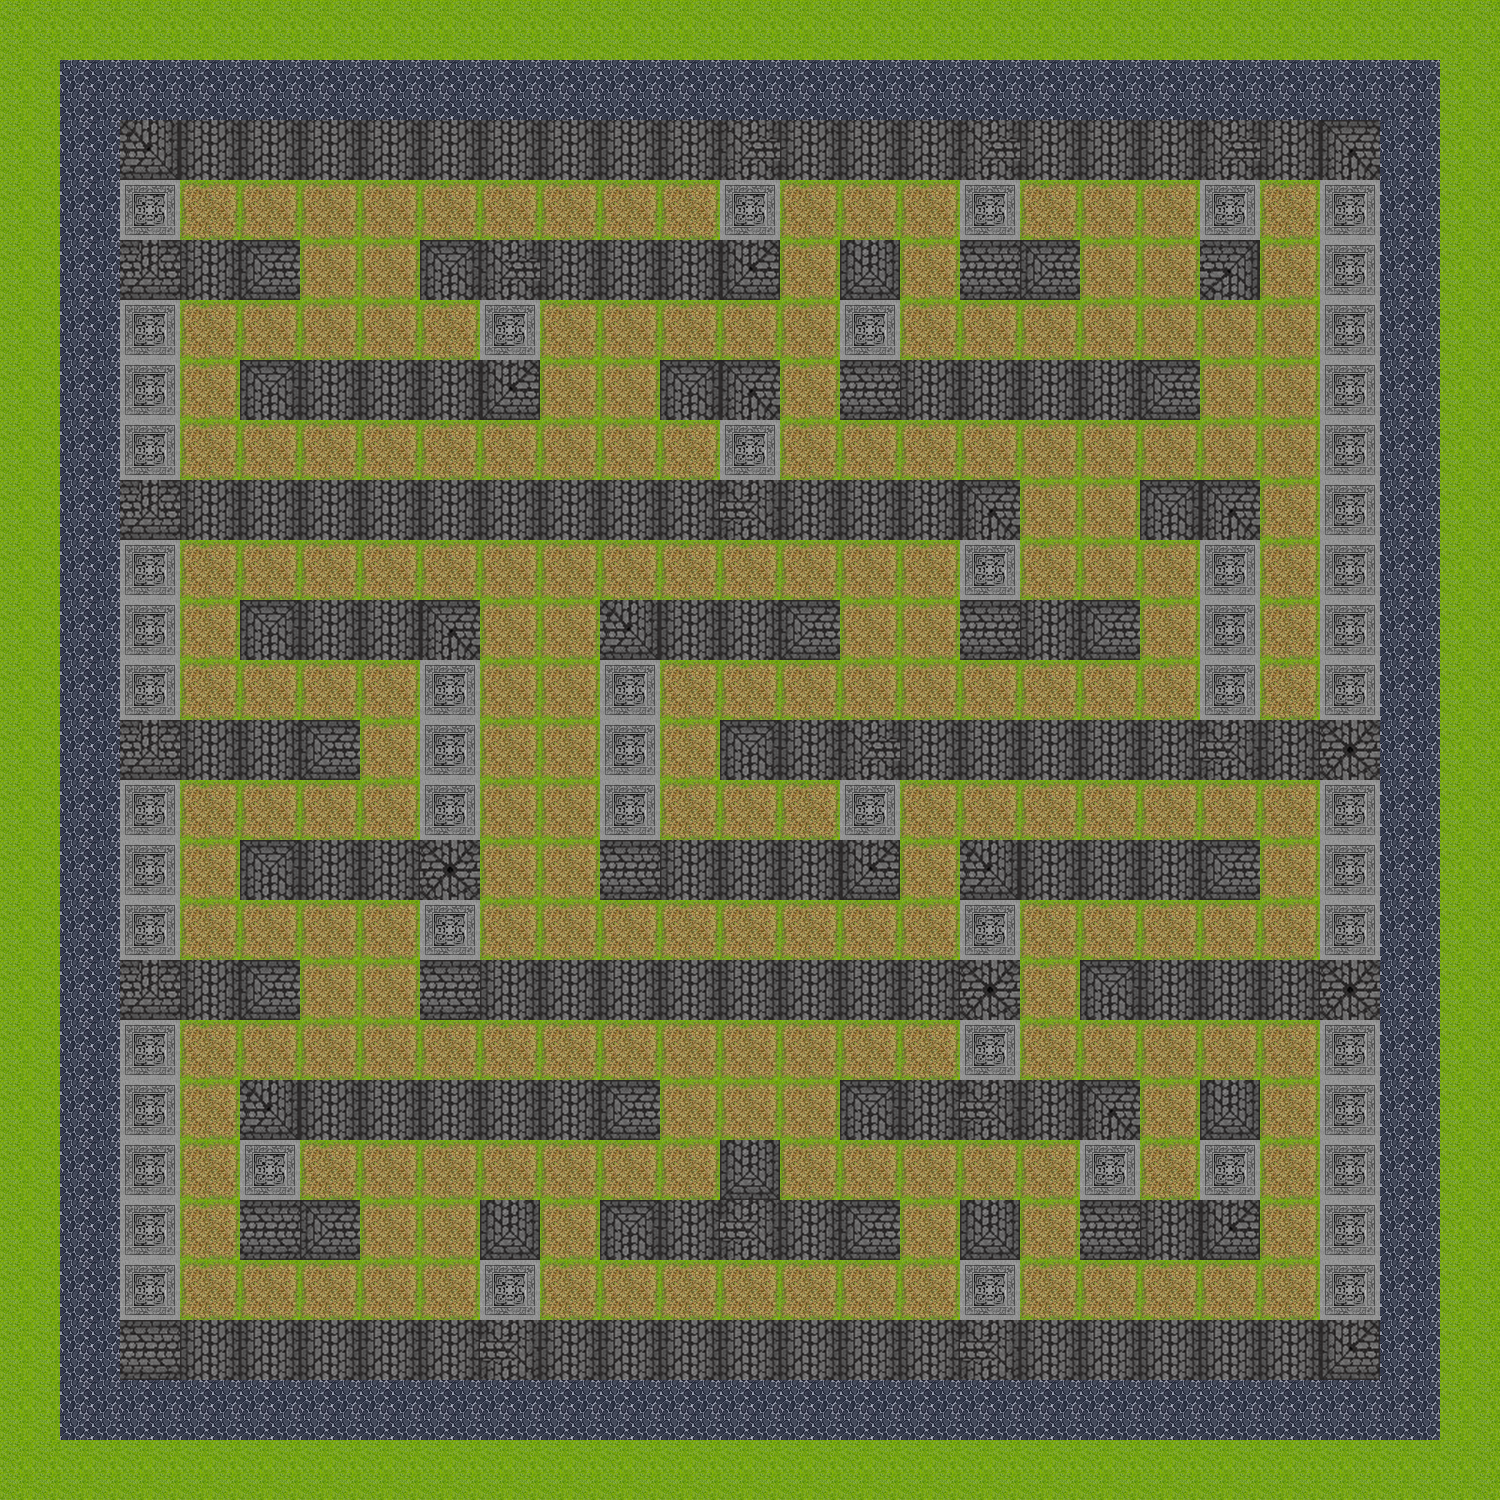

This game map was drawn from its Tiled (.tmx) file and the tilesets committed beside it. A one-line description and the trimmed map source follow:
An orthogonal 25x25 tile map with 60x60 px tiles, 1 tile layer (Nivel 1) and 15 objects.

<map version="1.0" orientation="orthogonal" width="25" height="25" tilewidth="60" tileheight="60">
 <tileset firstgid="1" name="Tilesmapa" tilewidth="60" tileheight="60">
  <image source="../../../var/www/Janko/public/assets/img/Tilesmapa.png" width="360" height="240" />
 </tileset>
 <layer name="Nivel 1" width="25" height="25">
  <data>[625 cells, 625 non-empty, 17 distinct tile ids]</data>
 </layer>
 <objectgroup name="Collision" width="25" height="25" visible="0">
  <object x="362" y="362" width="777" height="117" />
  <object x="781" y="481" width="60" height="119" />
  <object x="901" y="539" width="58" height="181" />
  <object x="662" y="660" width="242" height="60" />
  <object x="660" y="539" width="60" height="121" />
  <object x="542" y="540" width="117" height="59" />
  <object x="362" y="481" width="117" height="658" />
  <object x="541" y="602" width="59" height="238" />
  <object x="603" y="782" width="116" height="58" />
  <object x="482" y="902" width="179" height="59" />
  <object x="781" y="782" width="120" height="58" />
  <object x="782" y="843" width="58" height="177" />
  <object x="479" y="1020" width="659" height="120" />
  <object x="901" y="901" width="120" height="59" />
  <object x="1021" y="482" width="117" height="537" />
 </objectgroup>
</map>
